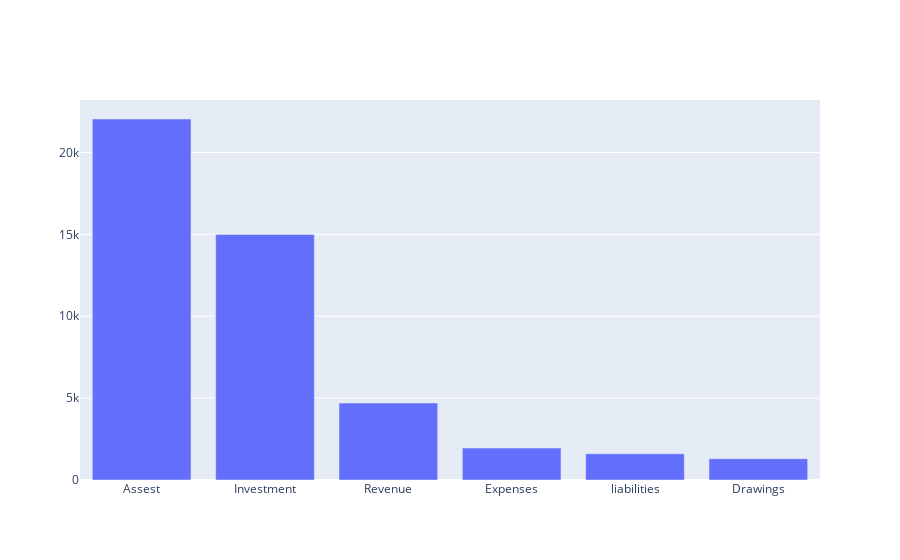

The notebook cell this image was saved under:
### Code cell
fig = go.Figure([go.Bar(x=q.index , y=q.values)])
fig.show()

### Figure 1 — Plotly figure (JSON) as saved in the notebook; plotly's stock layout.template omitted (floating-point values rounded to 4 significant figures)
{"data": [{"type": "bar", "x": ["Assest", "Investment", "Revenue", "Expenses", "liabilities", "Drawings"], "y": [22050, 15000, 4700, 1950, 1600, 1300]}], "layout": {}}
